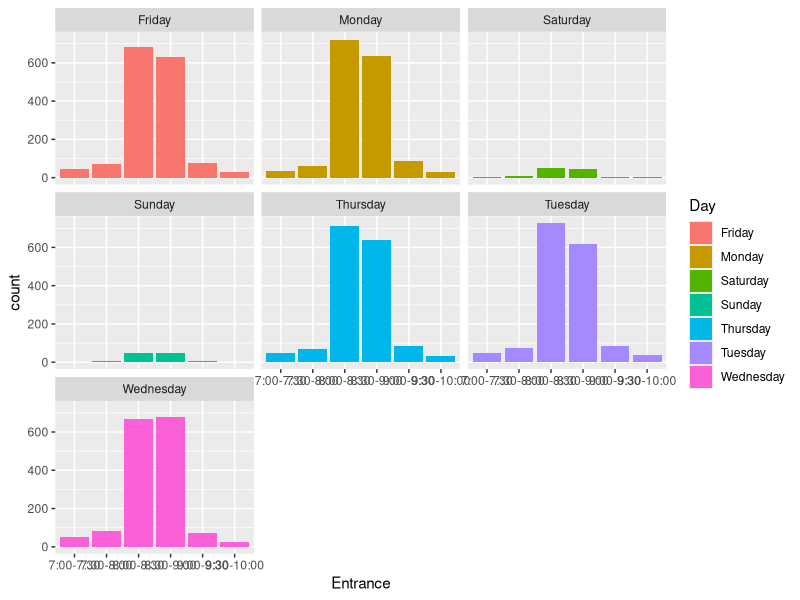

Write the R code that produced this figure.
#---- PARAMETERS ----
FT_STAFF <- 0.80
PT_STAFF <- 0.20

PG_STUDENT <- 0.60
UG_STUDENT <- 0.40

STUDENT_CNT <- 5000
STAFF_CNT <- 700

BASE_YEAR <- 2020
TARGET_YEAR <- 2040
TIME_GROWTH <- 0.15 # travel times expected to increase 15% in target year

#---- PACKAGES ----
library(tidyverse)

#---- READ CSV DATA ----
student_data <- read.csv(file = 'data/1_Students.csv')
staff_data <- read.csv(file = 'data/1_Staff.csv')

student_IDs <- read.csv(file = 'data/Group_3_StudentIDs.csv')
staff_IDs <- read.csv(file = 'data/Group_3_StaffIDs.csv')

#---- GET COUNTS ----
ADFA_STUDENT_CNT <- n_distinct(student_data$ID)
ADFA_STAFF_CNT <- n_distinct(staff_data$ID)

#---- EXTRACT GROUP 3 SAMPLE ----
student_sample <- filter(student_data, student_data$ID %in% student_IDs$ID)
staff_sample <- filter(staff_data, staff_data$ID %in% staff_IDs$ID)






# Write sample set to CSV for future reference
write.csv(student_sample, "Group_3_Student_Data.csv")
write.csv(staff_sample, "Group_3_Staff_Data.csv")

student_sample %>%
  #filter(Day == "Wednesday") %>%
  ggplot() +
  geom_bar(aes(Entrance, fill = Day)) +
  facet_wrap("Day")

